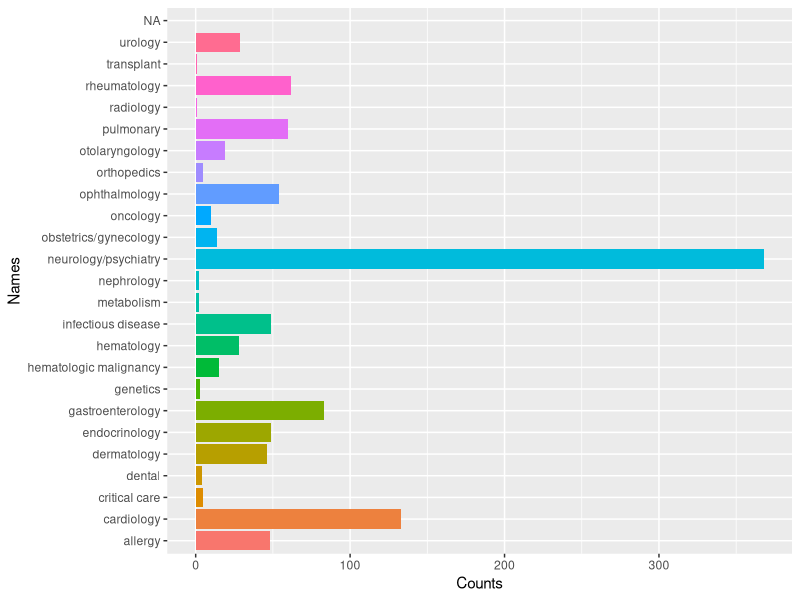
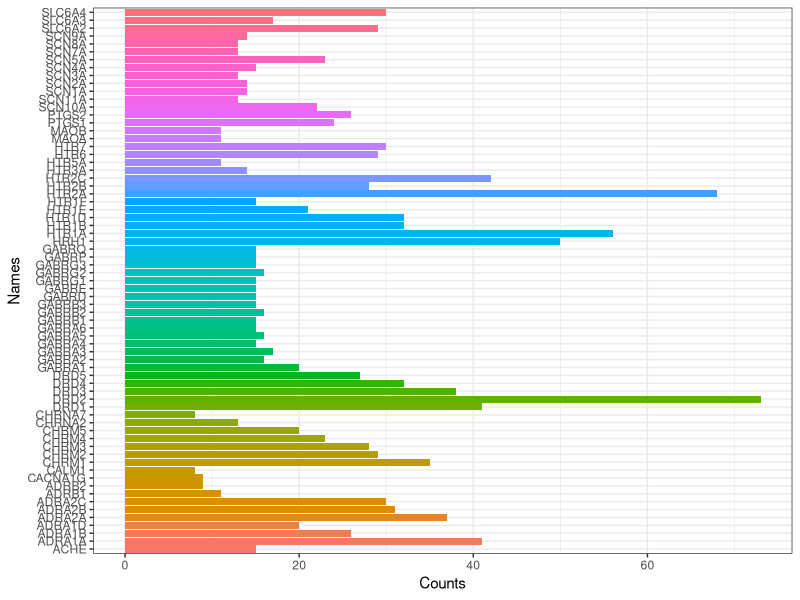
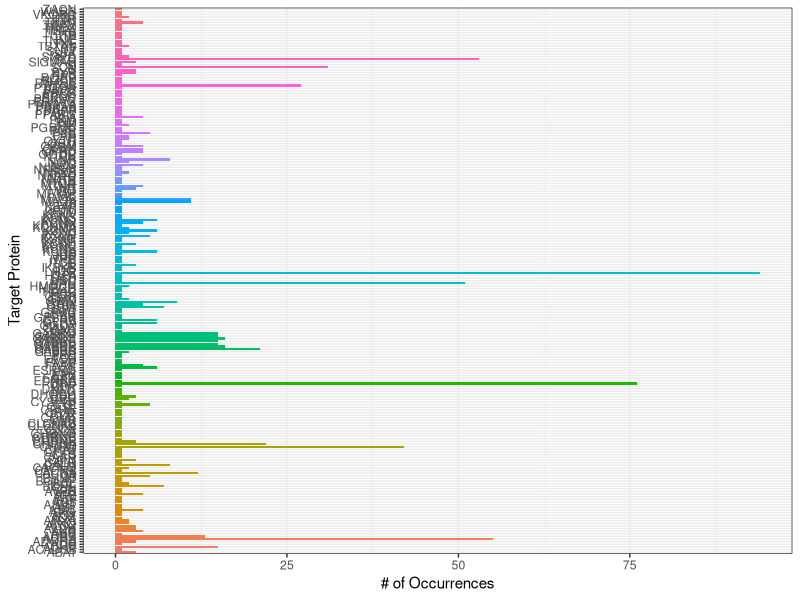
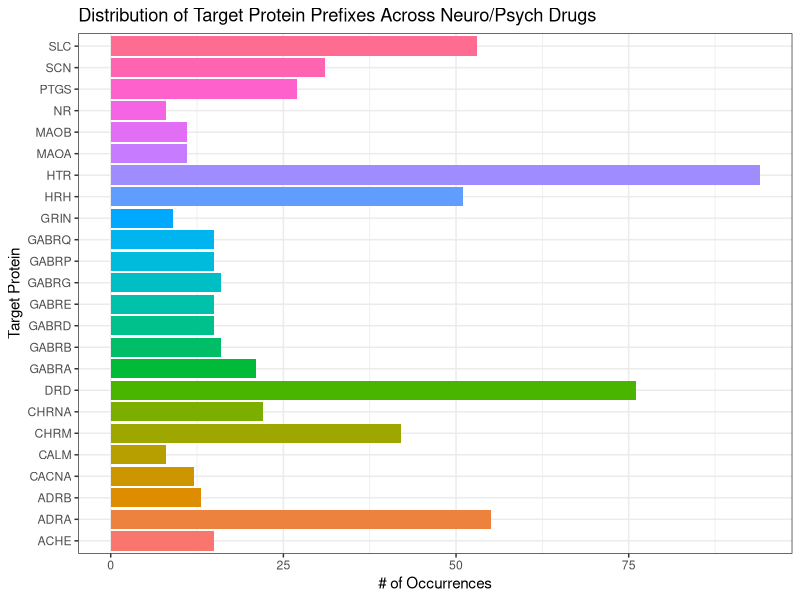

Write the R code that produced these figures, in order. (Note: this script raises an error after producing the figures.)
library(tidyverse)
library(readxl)

########################################################################
## Code to create counts the for dataset on the number of occurrences ##
## for each Disease Area, Target Protein, and Indication + Plotting   ##
########################################################################

all.drugs = read_xls("dataCapstone.xls") %>%
  filter(!is.na(SMILES))

head(all.drugs)

## Distribution of the Targets for Launched - I do not know what this means
# Maybe it means what is seen in a patient for the treatment to be dispatched?
# Can help us choose which cancer (or health issue in general) to focus on

launched = all.drugs %>%
  filter(Phase == "Launched")

# How many are there in each disease area? (launched drugs)

launched$DAvector = strsplit(launched$`Disease Area`, ", ")

counts = list()

counter = function(vec) {
  
  for (i in vec) {
    
    if (is.null(counts[[i]])) {
      counts[[i]] <<- 0
    }
    
    counts[[i]] <<- counts[[i]] + 1
    
  }
  
}

for (vecT in launched$DAvector) {
  counter(vecT)
}

ggplot(data.frame(
  Names = names(counts),
  Counts = as.numeric(counts)
), aes(x = Counts, y = Names, fill = Names)) +
  geom_bar(stat = "identity") +
  theme(legend.position = "none")

## Distribution of the Targets in Launched for Neurology/Psychiatry

nP = launched %>% # 368 launched
  filter(str_detect(`Disease Area`, "neurology/psychiatry"),
         !is.na(SMILES))

nP$TargetVector = strsplit(nP$Target, ", ")

counts = list()

counter = function(vec) {
  
  for (i in vec) {
    
    if (is.null(counts[[i]])) {
      counts[[i]] <<- 0
    }
    
    counts[[i]] <<- counts[[i]] + 1
    
  }
  
}

for (vecT in nP$TargetVector) {
  counter(vecT)
}

# Counts of the prevalent target proteins

count.filter = 7

ggplot(data.frame(
  Names = names(counts[which(counts > count.filter)]),
  Counts = as.numeric(counts[which(counts > count.filter)])
), aes(x = Counts, y = Names, fill = Names)) +
  geom_bar(stat = "identity") +
  theme(legend.position = "none",
        legend.title = element_text("Bee")) +
  guides(fill = "none") +
  theme_bw()

# Counts by the prefixes of the Target Proteins for all launched
# neurological/psychiatric drugs

nP = launched %>% # 368 launched
  filter(str_detect(`Disease Area`, "neurology/psychiatry"),
         !is.na(SMILES))

nP$TargetVector = strsplit(nP$Target, ", ")

nP$TargetPrefixVector = lapply(nP$TargetVector, function(vec) {
  unique(sapply(vec, function(x) {
    sub("^([A-Za-z]+).*", "\\1", x)
  }))
}
)

counts.pref = list()

counter.pref = function(vec) {
  
  for (i in vec) {
    
    if (is.null(counts.pref[[i]])) {
      counts.pref[[i]] <<- 0
    }
    
    counts.pref[[i]] <<- counts.pref[[i]] + 1
    
  }
  
}

for (vecT in nP$TargetPrefixVector) {
  counter.pref(vecT)
}

# Big unfiltered plot

ggplot(data.frame(
  Names = names(counts.pref),
  Counts = as.numeric(counts.pref)
), aes(x = Counts, y = Names, fill = Names)) +
  geom_bar(stat = "identity") +
  guides(fill = "none") +
  ylab("Target Protein") +
  xlab("# of Occurrences") +
  theme_bw()

# to interpret this, we can say that we are clustering target proteins
# for which the first letter grouping encompases more than
# count.filter / 370 of the launched drugs - 2 for no SMILES

count.filter = 7

# I think this is important for EDA

ggplot(data.frame(
  Names = names(counts.pref[which(counts.pref > count.filter)]),
  Counts = as.numeric(counts.pref[which(counts.pref > count.filter)])
), aes(x = Counts, y = Names, fill = Names)) +
  geom_bar(stat = "identity") +
  guides(fill = "none") +
  ylab("Target Protein") +
  xlab("# of Occurrences") +
  ggtitle("Distribution of Target Protein Prefixes Across Neuro/Psych Drugs") +
  theme(axis.text = element_text(size = 5)) +
  theme_bw()

########################################################################
## Code to create columns for dataset indicating whether a particular ##
## Target Protein or Indication is associated with a particular drug  ##
########################################################################

# Based on EDA, we put the popular target protein prefixes below,
# along with a comment of their occurrence count in neuro/psych drugs

popular.prefixes = c("SLC", # 50+
                     "SCN", # 25+
                     "PTGS", # 25+,
                     "MAO", # 20+
                     "HTR", # 75+
                     "HRH", # 50+
                     "GABR", # 100+
                     "DRD", # 75+,
                     "CHR", # 60+
                     "ADR") # 60+

#### Create presence and count columns for each of the popular protein groups ####

for (prefix in popular.prefixes) {
  
  all.drugs = all.drugs %>%
    rowwise() %>%
    mutate(!!prefix := if_else(
      any(str_starts(
        str_split(Target, ", ")[[1]],
        as.character(prefix)
      )),
      1,
      0
    )) %>%
    mutate(!!paste0(prefix, ".count") := sum(str_starts(
      str_split(Target, ", ")[[1]],
      as.character(prefix)
    ))
    ) %>%
    ungroup()
  
}

#### Create columns for the presence of every neuro/psych indication ####

neuro.psych = all.drugs %>%
  filter(str_detect(`Disease Area`, "neurology/psychiatry"), 
         Phase == "Launched")

neuro.psych$IndicationVector = strsplit(neuro.psych$Indication, ", ")
counts.indication = list()
counter.indication = function(vec) {
  
  for (i in vec) {
    
    if (is.null(counts.indication[[i]])) {
      counts.indication[[i]] <<- 0
    }
    
    counts.indication[[i]] <<- counts.indication[[i]] + 1
    
  }
  
}
for (vecT in neuro.psych$IndicationVector) {
  counter.indication(vecT)
}

unique.ind = sort(names(counts.indication)) # 187 unique indications!

for (ind in unique.ind) {
  
  neuro.psych = neuro.psych %>%
    rowwise() %>%
    mutate(!!ind := if_else(
      any(str_starts(
        str_split(Indication, ", ")[[1]],
        as.character(ind)
      )),
      1,
      0
    )) %>%
    ungroup()
  
}

#### Analyze distribution of target proteins across various neuro/psych indications ####

counts.indication

# The most common indications are depression and schizophrenia
counts.indication[which(counts.indication == max(as.numeric(counts.indication)))]

counts.indication[which(counts.indication > 10)]

# Kind of hard to plot since there's a lot of columns of 1s and 0, so we can try the
# tidyverse "unnesting" route for more complex relationships

# But this route certainly made basic counting easy! Maybe for model fitting too?

dim(neuro.psych)
colnames(neuro.psych)


test.smiles.p = parse.smiles(str_split(neuro.psych$SMILES[[1]], ", ")[[1]][1])
test.smiles.p

test.smiles = test.smiles.p$`CN1CCc2cccc-3c2[C@H]1Cc1ccc(O)c(O)c-31`

get.adjacency.matrix(test.smiles)

